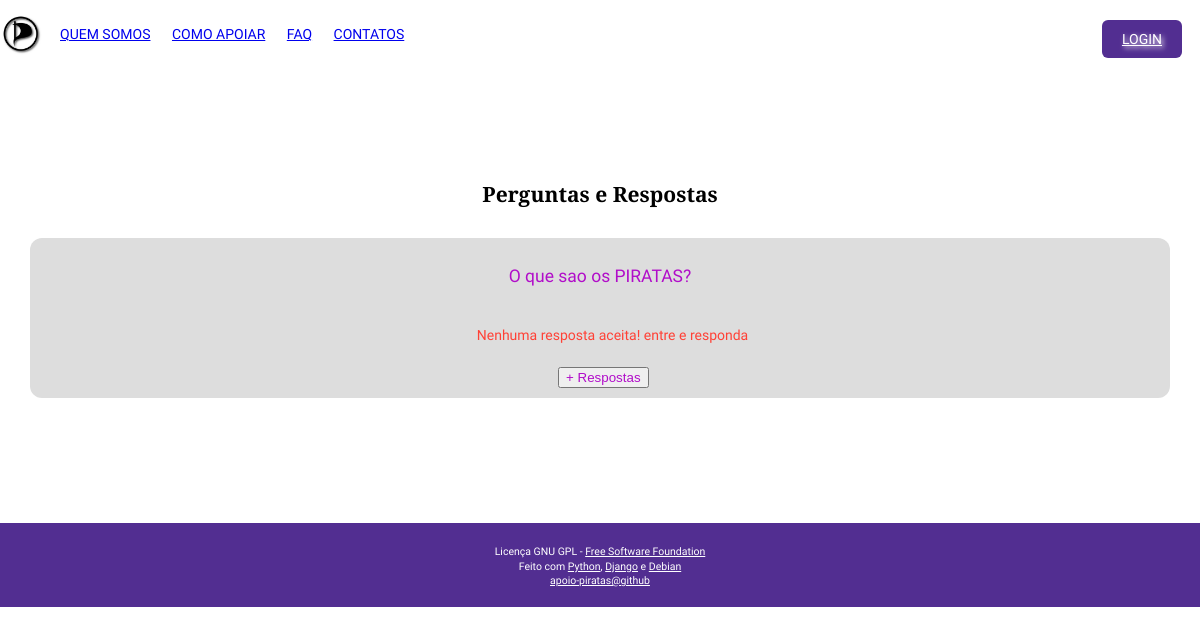
The page /faqs/ on the database its author committed.
### faqs/models.py (models this page shows, shortened)
class Question(models.Model):
    user = models.ForeignKey(User)
    text = models.CharField(max_length=200)
    status = models.CharField(
        max_length=2, choices=QUESTION_STATUS_CHOICES,
        default=_question_status.PENDING)
    pub_date = models.DateTimeField('date published')
    class Meta:
        ordering = ('-pub_date',)
        verbose_name=u'Question'
        verbose_name_plural=u'Questions'
    def has_accepted_answer(self):
        return len(self.answer_set.filter(accepted=True)) == 1

### faqs/views.py (the view)
def index(request):
    latest_question_list = Question.objects.filter(
        status=_question_status.APPROVED).order_by('pub_date')
    template = get_template('faqs/index.html')
    context = {
        'latest_question_list': latest_question_list,
    }
    return HttpResponse(template.render(context, request))

### faqs/templates/faqs/index.html
{% include "header.html" %}
    <section text="center" layout="center full-width" clearfix>
        <h2>Perguntas e Respostas</h2>
        {% if latest_question_list %}
            {% for question in latest_question_list %}
            <div layout="block silver margin-30 padding-10 more-rounded">
                <p text="big purple">{{ question.text }}</p>
                <div layout="block h-margin-40 padding-10 rounded">
                    {% if question.has_accepted_answer %}
                        <p layout="h-margin-40"text="gray-60 semi-bold center">{{ question.accepted_answer.text }}</p>
                    {% else %}
                        <p layout="h-margin-40" text="red semi-bold indent center">Nenhuma resposta aceita! entre e responda</p>
                    {% endif %}
                </div>
                <a href="/faqs/{{ question.id }}/"><button text="purple">+ Respostas</button></a>
            </div>
            {% endfor %}
        {% else %}
            <p>Sem perguntas no momento.</p>
        {% endif %}
    </section>
{% include "footer.html" %}

### inc/piratas.css (style rules this page uses)
body { font-family: 'Droid Sans', sans-serif; font-size: 14px; }
h1, h2, h3, h4, h5, h6 { font-family: 'Droid Serif', sans-serif; }
section { max-width: 1024px; padding: 40px 0; }
section:first-of-type { padding: 95px 0; }
button { margin-left: .5em; }

### rows shown on the page
Question: text "O que sao os PIRATAS?", shows "Nenhuma resposta aceita! entre e responda"
